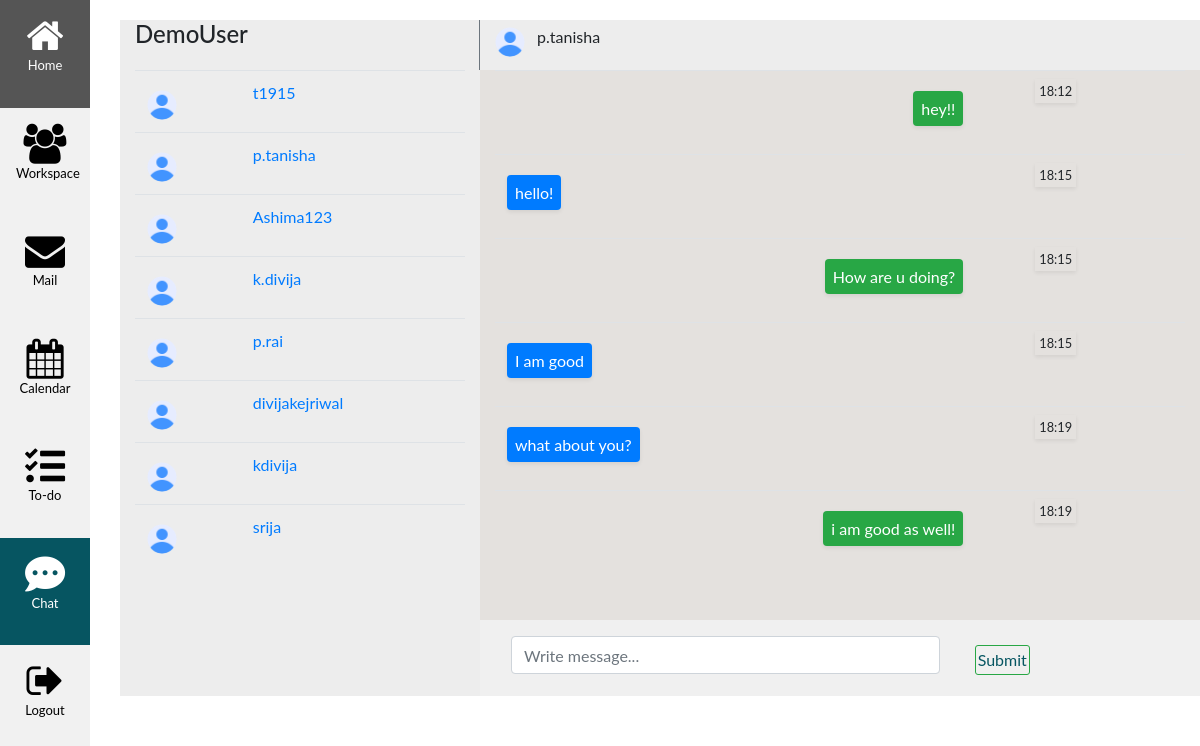
The page /chat/p.tanisha/ (signed in) on the database its author committed.
### chats/models.py (models this page shows, shortened)
class ChatModel(models.Model):
    sender = models.CharField(max_length=100, default=None)
    message = models.TextField(null=True, blank=True)
    thread_name = models.CharField(null=True, blank=True, max_length=50)
    timestamp = models.DateTimeField(auto_now_add=True)

### chats/views.py (the view)
# urls.py: path('chat/<str:username>/', chatPage, name='chat'),
def chatPage(request, username):
    user_obj = User.objects.get(username=username)
    users = User.objects.exclude(username=request.user.username)
    if request.user.id > user_obj.id:
        thread_name = f'chat_{request.user.id}-{user_obj.id}'
    else:
        thread_name = f'chat_{user_obj.id}-{request.user.id}'
    message_objs = ChatModel.objects.filter(thread_name=thread_name)
    return render(request, 'chats/main_chat.html', context={'user': user_obj, 'users': users, 'messages': message_objs})

### templates/chats/main_chat.html (shortened to what this page needs)
{% extends 'chats/base.html' %}
{% load static %}
{% block css %}
<link rel="stylesheet" href="{% static 'chats/css/index.css' %}">
{% endblock %}
{% block content %}
<div class="back-container">
    <div class="container-fluid front-container">
    </div>
    <div class="container front-container1">
        <div class="row chat-top">
            <div class="col-sm-4 border-right border-secondary">
                <span class="ml-2"><h4>{{request.user.username}}</h4></span>
            </div>
            <div class="col-sm-8">
                <img src="{% static 'chats/assets/dp.png' %}" alt="" class="profile-image rounded-circle">
                <span class="ml-2">{{user.username}}</span>
            </div>
        </div>
        <div class="row">
            <div class="col-sm-4 contacts">
                <div class="contact-table-scroll">
                    <table class="table table-hover">
                        <tbody>
                            {% for user in users %}
                            <tr>
                                <td><img src="{% static 'chats/assets/dp.png' %}" alt="" class="profile-image rounded-circle">
                                </td>
                                <td><a  href="{% url 'chat' username=user.username %}">{{user.username}}</a></td>
                            </tr>
                            {% endfor %}
                        </tbody>
                    </table>
                </div>
            </div>
            <div class="col-sm-8 message-area">
                <div class="message-table-scroll">
                    <table class="table">
                        <tbody id='chat-body'>
                            {% for message in messages %}
                            {% if message.sender == request.user.username %}
                            <tr>
                                <td>
                                    <p class="bg-success p-2 mt-2 mr-5 shadow-sm text-white float-right rounded">
                                        {{message.message}}
                                    </p>
                                </td>
                                <td>
                                    <p><small class="p-1 shadow-sm">{{message.timestamp|time:'H:i'}}</small>
                                    </p>
                                </td>
                            </tr>
                            {% else %}
                            <tr>
                                <td>
                                    <p class="bg-primary p-2 mt-2 mr-5 shadow-sm text-white float-left rounded">
                                        {{message.message}}
                                    </p>
                                </td>
                                <td>
                                    <p><small class="p-1 shadow-sm">{{message.timestamp|time:'H:i'}}</small>
                                    </p>
                                </td>
                            </tr>
                            {% endif %}
                            {% endfor %}
                        </tbody>
                    </table>
                </div>
                <div class="row message-box p-3">
                    <div class="col-sm-8">
                        <input type="text" class="form-control" id="message_input" placeholder="Write message...">
                    </div>
                    <div class="col-sm-2 mt-1">
                        <div class="control">
                            <button class="btn btn-success" id="chat-message-submit">Submit</button>
                        </div>
                    </div>
                </div>
            </div>
        </div>
    </div>
</div>
{% endblock %}

### static/base.css (style rules this page uses)
body { font-family: "ptsans", "Lato", "Helvetica Neue", Helvetica, Arial, sans-serif; }
.btn { border-radius: 3px; padding: 2px 2px 2px 2px; color: #065561; background-color: transparent; box-shadow: 0 0 0 0; margin: 5px; cursor: pointer; }

### static/chats/css/index.css (style rules this page uses)
.back-container { position: relative; margin-left: 120px; }
.front-container { position: absolute; top: 0; left: 0; right: 0; }
.front-container1 { position: absolute; top: 20px; left: 0; right: 0; }
.chat-top { background-color: #ededed; min-height: 50px; }
.profile-image { margin-top: 7px; height: 30px; width: 30px; }
.contacts { background-color: #ededed; min-height: 600px; }
.contact-table-scroll { overflow-y: scroll; height: 600px; }
.message-area { background-color: #e4e1de; min-height: 600px; }
.message-table-scroll { overflow-y: scroll; height: 550px; }
.message-box { background-color: #f0f0f0; }

### rows shown on the page
ChatModel: message "hey!!", timestamp "18:12"
ChatModel: message "hello!", timestamp "18:15"
ChatModel: message "How are u doing?", timestamp "18:15"
ChatModel: message "I am good", timestamp "18:15"
ChatModel: message "what about you?", timestamp "18:19"
ChatModel: message "i am good as well!", timestamp "18:19"

### other values the page prints
{{ request.user.username }} "DemoUser"
{{ user.username }} "p.tanisha"
{{ user.username }} "t1915"
{{ user.username }} "Ashima123"
{{ user.username }} "k.divija"
{{ user.username }} "p.rai"
{{ user.username }} "divijakejriwal"
{{ user.username }} "kdivija"
{{ user.username }} "srija"
